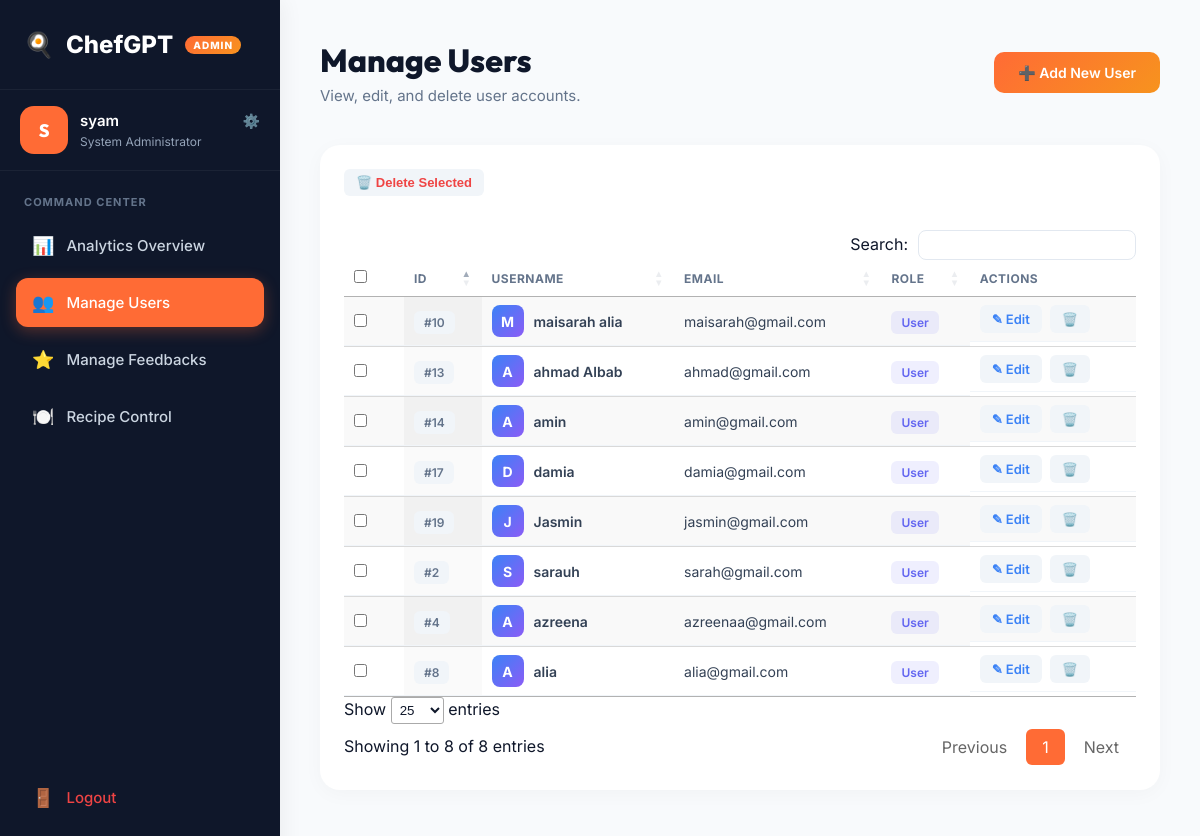
/admin/manage_user (signed in), run on an earlier commit of the app's database.
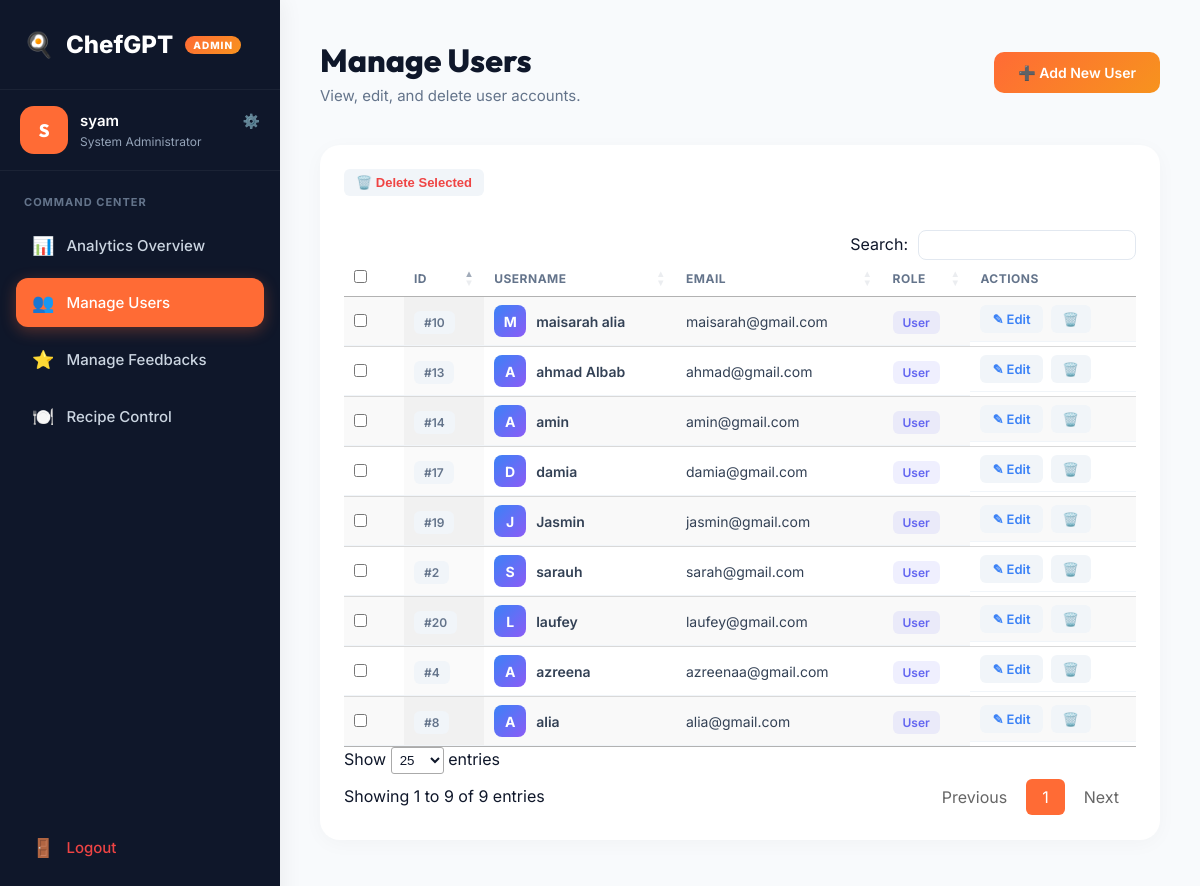
And on a later commit of the database.
### app.py (models this page shows)
class User(UserMixin, db.Model):
    id = db.Column(db.Integer, primary_key=True)
    username = db.Column(db.String(80), unique=True, nullable=False)
    email = db.Column(db.String(120), unique=True, nullable=False)
    password = db.Column(db.String(200), nullable=False)
    created_at = db.Column(db.DateTime, default=datetime.utcnow)
    role = db.Column(db.String(20), nullable=False, default='user')

### app.py (the view)
@app.route('/admin/manage_user')
@login_required
def manage_user():
    if current_user.role != 'admin':
        flash('Access denied', 'danger')
        return redirect(url_for('dashboard'))
    users = User.query.filter(User.role != 'admin').all()
    return render_template('/admin/manage_user.html', users=users)

### app.py (called while the page is built)
@login_manager.user_loader
def load_user(user_id):
    return User.query.get(int(user_id))

### templates/admin/manage_user.html (shortened to what this page needs)
{% extends "admin/admin_base.html" %}
{% block admin_content %}
    <header class="admin-header">
        <div>
            <h1>Manage Users</h1>
            <p class="header-sub">View, edit, and delete user accounts.</p>
        </div>
        <div class="header-actions">
            <a href="{{ url_for('add_user') }}" class="btn-primary">➕ Add New User</a>
        </div>
    </header>
    <div class="admin-card">
        <form action="{{ url_for('bulk_delete_users') }}" method="POST" id="bulkForm">
            <div class="card-header-flex">
                <button type="submit" class="btn-action delete" onclick="return confirm('Delete all selected users? This cannot be undone.')">
                    🗑️ Delete Selected
                </button>
            </div>
            <div class="table-container" style="padding-top: 10px;">
                <table id="dataTable" class="admin-table display" style="width:100%">
                    <thead>
                        <tr>
                            <th style="width:40px;"><input type="checkbox" id="selectAll"></th>
                            <th>ID</th>
                            <th>Username</th>
                            <th>Email</th>
                            <th>Role</th>
                            <th>Actions</th>
                        </tr>
                    </thead>
                    <tbody>
                        {% for u in users %}
                        <tr>
                            <td><input type="checkbox" name="selected_ids" value="{{ u.id }}"></td>
                            <td><span class="badge badge-gray">#{{ u.id }}</span></td>
                            <td class="font-medium">
                                <div style="display:flex; align-items:center; gap:10px;">
                                    <div class="avatar-small">{{ u.username[0]|upper }}</div>
                                    {{ u.username }}
                                </div>
                            </td>
                            <td>{{ u.email }}</td>
                            <td>
                                {% if u.role == 'admin' %}
                                    <span class="badge badge-danger">Admin</span>
                                {% else %}
                                    <span class="badge badge-primary">User</span>
                                {% endif %}
                            </td>
                            <td class="actions-cell">
                                <a href="{{ url_for('edit_user', user_id=u.id) }}" class="btn-action edit">✎ Edit</a>
                                <a href="{{ url_for('delete_user', user_id=u.id) }}" onclick="event.preventDefault(); if(confirm('Delete this user?')) document.getElementById('del-{{u.id}}').submit();" class="btn-action delete">🗑️</a>
                            </td>
                        </tr>
                        {% endfor %}
                    </tbody>
                </table>
            </div>
        </form>
    </div>
{% endblock %}

What changed in the data, as far as the page shows it:
added User: id "20", username "L", username "laufey", email "laufey@gmail.com", role "User"
Also different on the page:
text written by a page script: "Search: Show entries Showing 1 to 8 of 8 entries Previous 1 Next" → "Search: Show entries Showing 1 to 9 of 9 entries Previous 1 Next"
